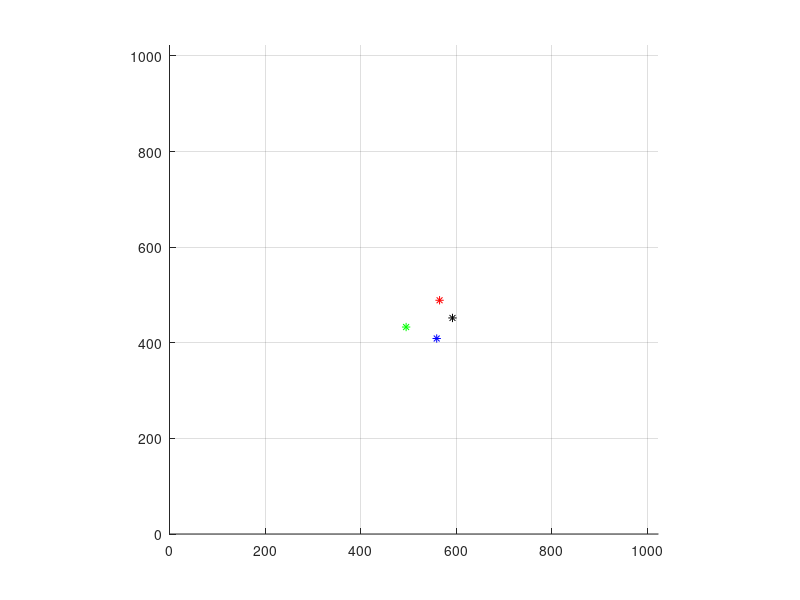
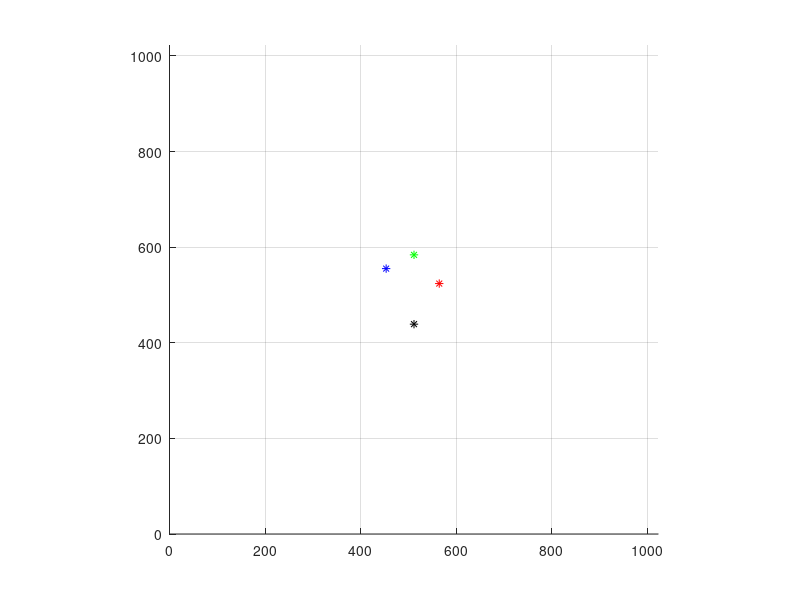

Reproduce these figures in MATLAB, in order.
%% ground truth values of each marker in world frame
p1_gnd = [10.563 2.483];
p2_gnd = [0 14.5];
p3_gnd = [-11.655 8.741];
p4_gnd = [0 -14.5];
p_gnd = [p1_gnd; p2_gnd; p3_gnd; p4_gnd];

alpha1 = acos((p2_gnd-p1_gnd)*(p4_gnd-p1_gnd)'/(norm(p2_gnd-p1_gnd)*norm(p4_gnd-p1_gnd)))*180/pi
alpha2 = acos((p3_gnd-p2_gnd)*(p1_gnd-p2_gnd)'/(norm(p3_gnd-p2_gnd)*norm(p1_gnd-p2_gnd)))*180/pi
alpha3 = acos((p4_gnd-p3_gnd)*(p2_gnd-p3_gnd)'/(norm(p4_gnd-p3_gnd)*norm(p2_gnd-p3_gnd)))*180/pi
alpha4 = acos((p1_gnd-p4_gnd)*(p3_gnd-p4_gnd)'/(norm(p1_gnd-p4_gnd)*norm(p3_gnd-p4_gnd)))*180/pi
alpha314 = acos((p3_gnd-p1_gnd)*(p4_gnd-p1_gnd)'/(norm(p3_gnd-p1_gnd)*norm(p4_gnd-p1_gnd)))*180/pi
%% ground truth point-to-point vectors
p12_gnd = p2_gnd-p1_gnd; % 1 -> 2
p21_gnd = p1_gnd-p2_gnd; % 2 -> 1
p23_gnd = p3_gnd-p2_gnd; % 2 -> 3
p32_gnd = p2_gnd-p3_gnd; % 3 -> 2
p34_gnd = p4_gnd-p3_gnd; % 3 -> 4
p43_gnd = p3_gnd-p4_gnd; % 4 -> 3
p14_gnd = p4_gnd-p1_gnd; % 1 -> 4
p41_gnd = p1_gnd-p4_gnd; % 4 -> 1
p13_gnd = p3_gnd-p1_gnd; % 1 -> 3
p24_gnd = p4_gnd-p2_gnd; % 2 -> 4
p31_gnd = p1_gnd-p3_gnd; % 3 -> 1
p42_gnd = p2_gnd-p4_gnd; % 4 -> 2
pxx_gnd = [p12_gnd; p13_gnd; p14_gnd; p23_gnd; p24_gnd; p34_gnd];
p_ptp_gnd = zeros(4,4,2);
for i = 1:4
    for j = 1:4
        p_ptp_gnd(i,j,:)=p_gnd(j,:)-p_gnd(i,:);
    end
end

distance_ratios_gnd = zeros(6);
for i = 1:6
    for j = 1:6
        distance_ratios_gnd(i,j) = norm(pxx_gnd(i,:))/norm(pxx_gnd(j,:));
    end
end
distance_ratios_gnd
% point to point normalized vectors
p12_gnd_norm = p12_gnd/norm(p12_gnd);
p21_gnd_norm = p21_gnd/norm(p21_gnd);
p23_gnd_norm = p23_gnd/norm(p23_gnd);
p32_gnd_norm = p32_gnd/norm(p32_gnd);
p34_gnd_norm = p34_gnd/norm(p34_gnd);
p43_gnd_norm = p43_gnd/norm(p43_gnd);
p14_gnd_norm = p14_gnd/norm(p14_gnd);
p41_gnd_norm = p41_gnd/norm(p41_gnd);
% additional vectors
p13_gnd_norm = p13_gnd/norm(p13_gnd);
p31_gnd_norm = p31_gnd/norm(p31_gnd);
p24_gnd_norm = p24_gnd/norm(p24_gnd);
p42_gnd_norm = p42_gnd/norm(p42_gnd);

%% ground truth angles between each point
theta1_gnd = acos(p12_gnd_norm*p14_gnd_norm');
theta2_gnd = acos(p23_gnd_norm*p21_gnd_norm');
theta3_gnd = acos(p32_gnd_norm*p34_gnd_norm');
theta4_gnd = acos(p41_gnd_norm*p43_gnd_norm');

%% angles between p-to-p norm vectors and horizontal x axis
beta12_gnd = atan2(p12_gnd_norm(2),p12_gnd_norm(1));
beta21_gnd = atan2(p21_gnd_norm(2),p21_gnd_norm(1));
beta23_gnd = atan2(p23_gnd_norm(2),p23_gnd_norm(1));
beta32_gnd = atan2(p32_gnd_norm(2),p32_gnd_norm(1));
beta34_gnd = atan2(p34_gnd_norm(2),p34_gnd_norm(1));
beta43_gnd = atan2(p43_gnd_norm(2),p43_gnd_norm(1));
beta14_gnd = atan2(p14_gnd_norm(2),p14_gnd_norm(1));
beta41_gnd = atan2(p41_gnd_norm(2),p41_gnd_norm(1));
beta13_gnd = atan2(p13_gnd_norm(2),p13_gnd_norm(1));
beta31_gnd = atan2(p31_gnd_norm(2),p31_gnd_norm(1));
beta24_gnd = atan2(p24_gnd_norm(2),p24_gnd_norm(1));
beta42_gnd = atan2(p42_gnd_norm(2),p42_gnd_norm(1));

beta = [0 beta12_gnd beta13_gnd beta14_gnd;...
    beta21_gnd 0 beta23_gnd beta24_gnd;...
    beta31_gnd beta32_gnd 0 beta34_gnd;...
    beta41_gnd beta42_gnd beta43_gnd 0];

%% load data
load('B.mat');
p1 = [1 5];
p2 = [2 6];
p3 = [3 7];
p4 = [4 8];
p = [p1; p2; p3; p4];

threshold = 0.001;

figure(2)
clf
grid on
hold on
axis equal
set(gca,'xlim',[0 1023], 'ylim',[0 1023]);

scale = 5;
offset = 0.5*[1023 1023];

p1_gnd_plot = plot(scale*p1_gnd(1)+offset(1),scale*p1_gnd(2)+offset(2),'r-*');
p2_gnd_plot = plot(scale*p2_gnd(1)+offset(1),scale*p2_gnd(2)+offset(2),'g-*');
p3_gnd_plot = plot(scale*p3_gnd(1)+offset(1),scale*p3_gnd(2)+offset(2),'b-*');
p4_gnd_plot = plot(scale*p4_gnd(1)+offset(1),scale*p4_gnd(2)+offset(2),'k-*');

figure(1)
clf
grid on
hold on
axis equal
set(gca,'xlim',[0 1023], 'ylim',[0 1023]);

p1_plot = plot(rawStarData(1,p1(1)),rawStarData(1,p1(2)),'r-*');
p2_plot = plot(rawStarData(1,p2(1)),rawStarData(1,p2(2)),'g-*');
p3_plot = plot(rawStarData(1,p3(1)),rawStarData(1,p3(2)),'b-*');
p4_plot = plot(rawStarData(1,p4(1)),rawStarData(1,p4(2)),'k-*');

invalid = [1023 1023];
angle = 0;
for i = 1:size(rawStarData,1)
    
    % check which points are valid
    valid = [sum(rawStarData(i,p1) ~= invalid) == 2;...
        sum(rawStarData(i,p2) ~= invalid) == 2;...
        sum(rawStarData(i,p3) ~= invalid) == 2;...
        sum(rawStarData(i,p4) ~= invalid) == 2];
    if (sum(valid) > 2)
        % get temporary distance vectors
        distance_vector=zeros(6,2);
        iter = 1;
        for j = 1:3
            for k = j+1:4
                distance_vector(iter,:) = rawStarData(i,[j j+4])-rawStarData(i,[k k+4]);
                iter = iter+1;
            end
        end

        distances = sqrt(sum(distance_vector.^2,2));

        % figure out which point is which
        distance_ratios = zeros(6);
        for j = 1:6
            for k = 1:6
                distance_ratios(j,k) = distances(j)/distances(k);
            end
        end
        distance_ratios;
        potentially_valid = [];
        for j = 1:6
            for k = 1:6
                for l = 1:6
                    for n = l:6
                        if ~(j == k || l == n)
                            if (distance_ratios_gnd(j,k)/distance_ratios(l,n)) > 1-threshold && (distance_ratios_gnd(j,k)/distance_ratios(l,n)) < 1+threshold
                                potentially_valid = [potentially_valid; j k l n];
                            end
                        end
                    end
                end
            end
        end
        potentially_valid;
    
        % check which points are valid
        valid = [sum(rawStarData(i,p1) ~= invalid) == 2;...
            sum(rawStarData(i,p2) ~= invalid) == 2;...
            sum(rawStarData(i,p3) ~= invalid) == 2;...
            sum(rawStarData(i,p4) ~= invalid) == 2];

        % get the indices of the valid points
        idx = find(valid == 1);

        % check if we have more than two points
        if length(idx) > 2
            % get the difference vectors between the valid points and get the
            % corresponding groun truth difference vectors
            vec = zeros(sum(1:length(idx)-1),2);
            idx_gnd = zeros(sum(1:length(idx)-1),2);
            idx2 = 1;
            for j = 1:length(idx)-1
                for k = j+1:length(idx)
                    vec(idx2,:) = rawStarData(i,p(idx(k),:))-rawStarData(i,p(idx(j),:));
                    idx_gnd(idx2,:) = [j k];
                    idx2 = idx2+1;
                end
            end

            % normalize the difference vectors
            vec_norm = vec./repmat(sqrt(sum(vec.^2,2)),1,2);

            % get the corresponding ground truth difference vectors
            vec_gnd = zeros(sum(1:length(idx)-1),2);
            for j = 1:size(idx_gnd,1)
                vec_gnd(j,:) = p_ptp_gnd(idx_gnd(j,1),idx_gnd(j,2),:);
            end

            % normalize the ground truth difference vectors
            vec_gnd_norm = vec_gnd./repmat(sqrt(sum(vec_gnd.^2,2)),1,2);

            % get angles between each of the difference vectors
            angles = zeros(sum(1:length(idx)-1),1);
            for j = 1:size(idx_gnd,1)
                angles(j) = acos(vec_gnd_norm(j,:)*vec_norm(j,:)');
            end
            angle = mean(angles);
            % get angles of ground truth difference vectors wrt horizontal
            beta_gnd = beta(idx_gnd(1,1),idx_gnd(1,2));
            rot = [cos(beta_gnd) sin(beta_gnd); -sin(beta_gnd) cos(beta_gnd)];
            projected_vec = rot*vec_norm(1,:)';
            if projected_vec(2) < 0
                angle = -angle;
            end
            angle*180/pi
        end
    end
    % redraw
    set(p1_plot,'xdata',rawStarData(i,p1(1)),'ydata',rawStarData(i,p1(2)));
    set(p2_plot,'xdata',rawStarData(i,p2(1)),'ydata',rawStarData(i,p2(2)));
    set(p3_plot,'xdata',rawStarData(i,p3(1)),'ydata',rawStarData(i,p3(2)));
    set(p4_plot,'xdata',rawStarData(i,p4(1)),'ydata',rawStarData(i,p4(2)));
    drawnow
    pause(0.01)
end